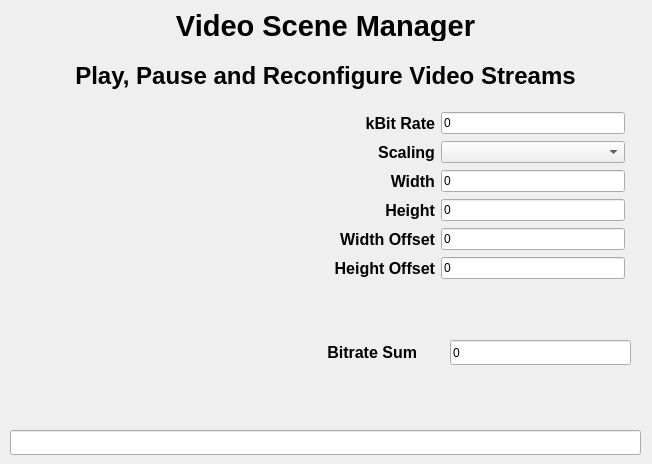
<?xml version="1.0" encoding="UTF-8"?>
<ui version="4.0">
 <class>MainWindow</class>
 <widget class="QMainWindow" name="MainWindow">
  <property name="geometry">
   <rect>
    <x>0</x>
    <y>0</y>
    <width>652</width>
    <height>464</height>
   </rect>
  </property>
  <property name="windowTitle">
   <string>Video Scene Manager</string>
  </property>
  <widget class="QWidget" name="centralWidget">
   <widget class="QLabel" name="label">
    <property name="geometry">
     <rect>
      <x>10</x>
      <y>10</y>
      <width>631</width>
      <height>31</height>
     </rect>
    </property>
    <property name="font">
     <font>
      <pointsize>22</pointsize>
      <weight>75</weight>
      <bold>true</bold>
     </font>
    </property>
    <property name="text">
     <string>Video Scene Manager</string>
    </property>
    <property name="alignment">
     <set>Qt::AlignCenter</set>
    </property>
   </widget>
   <widget class="QLabel" name="label_6">
    <property name="geometry">
     <rect>
      <x>10</x>
      <y>60</y>
      <width>631</width>
      <height>32</height>
     </rect>
    </property>
    <property name="font">
     <font>
      <pointsize>18</pointsize>
      <weight>75</weight>
      <bold>true</bold>
     </font>
    </property>
    <property name="text">
     <string>Play, Pause and Reconfigure Video Streams</string>
    </property>
    <property name="alignment">
     <set>Qt::AlignCenter</set>
    </property>
   </widget>
   <widget class="QLineEdit" name="infoLineEdit">
    <property name="geometry">
     <rect>
      <x>10</x>
      <y>430</y>
      <width>631</width>
      <height>25</height>
     </rect>
    </property>
   </widget>
   <widget class="QWidget" name="verticalLayoutWidget_2">
    <property name="geometry">
     <rect>
      <x>240</x>
      <y>100</y>
      <width>396</width>
      <height>197</height>
     </rect>
    </property>
    <layout class="QVBoxLayout" name="verticalLayout_2">
     <item>
      <layout class="QHBoxLayout" name="horizontalLayout_2">
       <item>
        <widget class="QLabel" name="labelKbr">
         <property name="font">
          <font>
           <pointsize>12</pointsize>
           <weight>75</weight>
           <bold>true</bold>
          </font>
         </property>
         <property name="text">
          <string>kBit Rate</string>
         </property>
         <property name="alignment">
          <set>Qt::AlignRight|Qt::AlignTrailing|Qt::AlignVCenter</set>
         </property>
        </widget>
       </item>
       <item>
        <widget class="QLineEdit" name="bitrateLineEdit">
         <property name="sizePolicy">
          <sizepolicy hsizetype="Minimum" vsizetype="Fixed">
           <horstretch>0</horstretch>
           <verstretch>0</verstretch>
          </sizepolicy>
         </property>
         <property name="text">
          <string>0</string>
         </property>
        </widget>
       </item>
      </layout>
     </item>
     <item>
      <layout class="QHBoxLayout" name="horizontalLayout_12">
       <item>
        <widget class="QLabel" name="labelScaling">
         <property name="font">
          <font>
           <pointsize>12</pointsize>
           <weight>75</weight>
           <bold>true</bold>
          </font>
         </property>
         <property name="text">
          <string>Scaling</string>
         </property>
         <property name="alignment">
          <set>Qt::AlignRight|Qt::AlignTrailing|Qt::AlignVCenter</set>
         </property>
        </widget>
       </item>
       <item>
        <widget class="QComboBox" name="scalingComboBox"/>
       </item>
      </layout>
     </item>
     <item>
      <layout class="QHBoxLayout" name="horizontalLayout_10">
       <item>
        <widget class="QLabel" name="labelWidth">
         <property name="font">
          <font>
           <pointsize>12</pointsize>
           <weight>75</weight>
           <bold>true</bold>
          </font>
         </property>
         <property name="text">
          <string>Width</string>
         </property>
         <property name="alignment">
          <set>Qt::AlignRight|Qt::AlignTrailing|Qt::AlignVCenter</set>
         </property>
        </widget>
       </item>
       <item>
        <widget class="QLineEdit" name="widthLineEdit">
         <property name="sizePolicy">
          <sizepolicy hsizetype="Minimum" vsizetype="Fixed">
           <horstretch>0</horstretch>
           <verstretch>0</verstretch>
          </sizepolicy>
         </property>
         <property name="text">
          <string>0</string>
         </property>
        </widget>
       </item>
      </layout>
     </item>
     <item>
      <layout class="QHBoxLayout" name="horizontalLayout_11">
       <item>
        <widget class="QLabel" name="labelHeight">
         <property name="font">
          <font>
           <pointsize>12</pointsize>
           <weight>75</weight>
           <bold>true</bold>
          </font>
         </property>
         <property name="text">
          <string>Height</string>
         </property>
         <property name="alignment">
          <set>Qt::AlignRight|Qt::AlignTrailing|Qt::AlignVCenter</set>
         </property>
        </widget>
       </item>
       <item>
        <widget class="QLineEdit" name="heightLineEdit">
         <property name="sizePolicy">
          <sizepolicy hsizetype="Minimum" vsizetype="Fixed">
           <horstretch>0</horstretch>
           <verstretch>0</verstretch>
          </sizepolicy>
         </property>
         <property name="text">
          <string>0</string>
         </property>
        </widget>
       </item>
      </layout>
     </item>
     <item>
      <layout class="QHBoxLayout" name="horizontalLayout_9">
       <item>
        <widget class="QLabel" name="labelWidthOffs">
         <property name="font">
          <font>
           <pointsize>12</pointsize>
           <weight>75</weight>
           <bold>true</bold>
          </font>
         </property>
         <property name="text">
          <string>Width Offset</string>
         </property>
         <property name="alignment">
          <set>Qt::AlignRight|Qt::AlignTrailing|Qt::AlignVCenter</set>
         </property>
        </widget>
       </item>
       <item>
        <widget class="QLineEdit" name="widthOffsetLineEdit">
         <property name="sizePolicy">
          <sizepolicy hsizetype="Minimum" vsizetype="Fixed">
           <horstretch>0</horstretch>
           <verstretch>0</verstretch>
          </sizepolicy>
         </property>
         <property name="text">
          <string>0</string>
         </property>
        </widget>
       </item>
      </layout>
     </item>
     <item>
      <layout class="QHBoxLayout" name="horizontalLayout_8">
       <item>
        <widget class="QLabel" name="labelHeightOffs">
         <property name="font">
          <font>
           <pointsize>12</pointsize>
           <weight>75</weight>
           <bold>true</bold>
          </font>
         </property>
         <property name="text">
          <string>Height Offset</string>
         </property>
         <property name="alignment">
          <set>Qt::AlignRight|Qt::AlignTrailing|Qt::AlignVCenter</set>
         </property>
        </widget>
       </item>
       <item>
        <widget class="QLineEdit" name="heightOffsetLineEdit">
         <property name="sizePolicy">
          <sizepolicy hsizetype="Minimum" vsizetype="Fixed">
           <horstretch>0</horstretch>
           <verstretch>0</verstretch>
          </sizepolicy>
         </property>
         <property name="text">
          <string>0</string>
         </property>
        </widget>
       </item>
      </layout>
     </item>
    </layout>
   </widget>
   <widget class="QLineEdit" name="bitrateSumLineEdit">
    <property name="geometry">
     <rect>
      <x>450</x>
      <y>340</y>
      <width>181</width>
      <height>25</height>
     </rect>
    </property>
    <property name="sizePolicy">
     <sizepolicy hsizetype="Minimum" vsizetype="Fixed">
      <horstretch>0</horstretch>
      <verstretch>0</verstretch>
     </sizepolicy>
    </property>
    <property name="text">
     <string>0</string>
    </property>
   </widget>
   <widget class="QLabel" name="labelBitrSum">
    <property name="geometry">
     <rect>
      <x>240</x>
      <y>340</y>
      <width>177</width>
      <height>25</height>
     </rect>
    </property>
    <property name="font">
     <font>
      <pointsize>12</pointsize>
      <weight>75</weight>
      <bold>true</bold>
     </font>
    </property>
    <property name="text">
     <string>Bitrate Sum</string>
    </property>
    <property name="alignment">
     <set>Qt::AlignRight|Qt::AlignTrailing|Qt::AlignVCenter</set>
    </property>
   </widget>
  </widget>
 </widget>
 <layoutdefault spacing="6" margin="11"/>
 <resources/>
 <connections/>
</ui>
